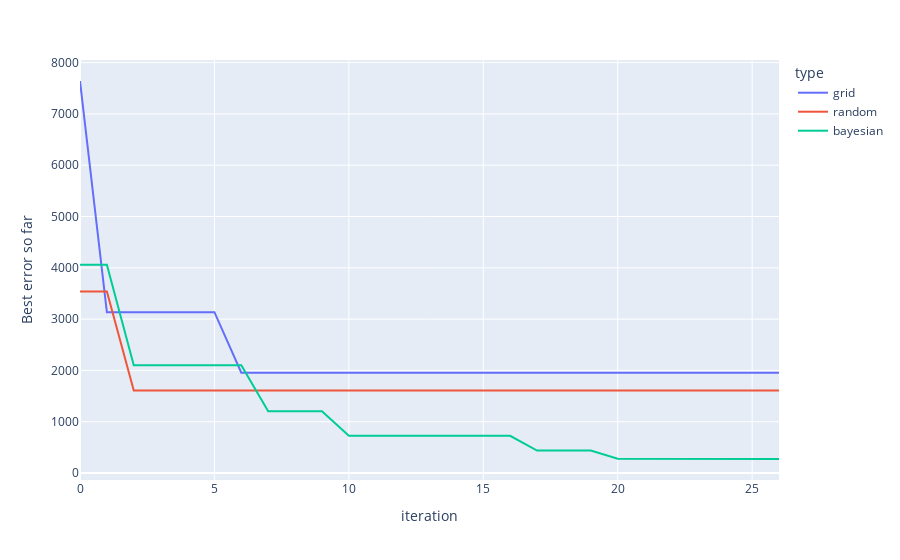

Notebook source saved alongside this figure:
### Markdown cell above
## Results

### Best error so far vs. iteration

Let's compare how each optimization algorithm did as a function of the number of iterations. The faster the error goes down, the better.

### Code cell
import plotly.express as px
import pandas as pd
grid_input_df = pd.DataFrame(grid)
grid_output_df = pd.DataFrame(grid_data)[['frechet']]
grid_df = pd.concat([grid_input_df, grid_output_df], axis=1)
grid_df['best_so_far'] = grid_df['frechet'].cummin()

random_input_df = pd.DataFrame(random_inputs, columns=['R', 'G', 'B'])
random_output_df = pd.DataFrame(random_data)[['frechet']]
random_df = pd.concat([random_input_df, random_output_df], axis=1)
random_df['best_so_far'] = random_df['frechet'].cummin()

trials = list(experiment.trials.values())
bayes_input_df = pd.DataFrame([t.arm.parameters for t in trials])
bayes_output_df = pd.Series([t.objective_mean for t in trials], name='frechet').to_frame()
bayes_df = pd.concat([bayes_input_df, bayes_output_df], axis=1)
bayes_df['best_so_far'] = bayes_df['frechet'].cummin()

grid_df['type'] = 'grid'
random_df['type'] = 'random'
bayes_df['type'] = 'bayesian'
df = pd.concat([grid_df, random_df, bayes_df], axis=0)
px.line(df, x=df.index, y='best_so_far', color='type').update_layout(
    xaxis_title='iteration',
    yaxis_title='Best error so far',
)

### Figure 1 — Plotly figure (JSON) as saved in the notebook; plotly's stock layout.template omitted (floating-point values rounded to 4 significant figures)
{"data": [{"hovertemplate": "type=grid<br>index=%{x}<br>best_so_far=%{y}<extra></extra>", "legendgroup": "grid", "line": {"color": "#636efa", "dash": "solid"}, "marker": {"symbol": "circle"}, "mode": "lines", "name": "grid", "orientation": "v", "showlegend": true, "type": "scatter", "x": [0, 1, 2, 3, 4, 5, 6, 7, 8, 9, 10, 11, 12, 13, 14, 15, 16, 17, 18, 19, 20, 21, 22, 23, 24, 25, 26], "xaxis": "x", "y": [7641.0, 3136, 3136, 3136, 3136, 3136, 1955.0, 1955.0, 1955.0, 1955.0, 1955.0, 1955.0, 1955.0, 1955.0, 1955.0, 1955.0, 1955.0, 1955.0, 1955.0, 1955.0, 1955.0, 1955.0, 1955.0, 1955.0, 1955.0, 1955.0, 1955.0], "yaxis": "y"}, {"hovertemplate": "type=random<br>index=%{x}<br>best_so_far=%{y}<extra></extra>", "legendgroup": "random", "line": {"color": "#EF553B", "dash": "solid"}, "marker": {"symbol": "circle"}, "mode": "lines", "name": "random", "orientation": "v", "showlegend": true, "type": "scatter", "x": [0, 1, 2, 3, 4, 5, 6, 7, 8, 9, 10, 11, 12, 13, 14, 15, 16, 17, 18, 19, 20, 21, 22, 23, 24, 25, 26], "xaxis": "x", "y": [3537.0, 3537.0, 1608, 1608, 1608, 1608, 1608, 1608, 1608, 1608, 1608, 1608, 1608, 1608, 1608, 1608, 1608, 1608, 1608, 1608, 1608, 1608, 1608, 1608, 1608, 1608, 1608], "yaxis": "y"}, {"hovertemplate": "type=bayesian<br>index=%{x}<br>best_so_far=%{y}<extra></extra>", "legendgroup": "bayesian", "line": {"color": "#00cc96", "dash": "solid"}, "marker": {"symbol": "circle"}, "mode": "lines", "name": "bayesian", "orientation": "v", "showlegend": true, "type": "scatter", "x": [0, 1, 2, 3, 4, 5, 6, 7, 8, 9, 10, 11, 12, 13, 14, 15, 16, 17, 18, 19, 20, 21, 22, 23, 24, 25, 26], "xaxis": "x", "y": [4059.0, 4059.0, 2102, 2102, 2102, 2102, 2102, 1206, 1206, 1206, 727, 727, 727, 727, 727, 727, 727, 438, 438, 438, 281, 281, 274, 274, 274, 274, 274], "yaxis": "y"}], "layout": {"legend": {"title": {"text": "type"}, "tracegroupgap": 0}, "margin": {"t": 60}, "xaxis": {"anchor": "y", "domain": [0, 1], "title": {"text": "iteration"}}, "yaxis": {"anchor": "x", "domain": [0, 1], "title": {"text": "Best error so far"}}}}
